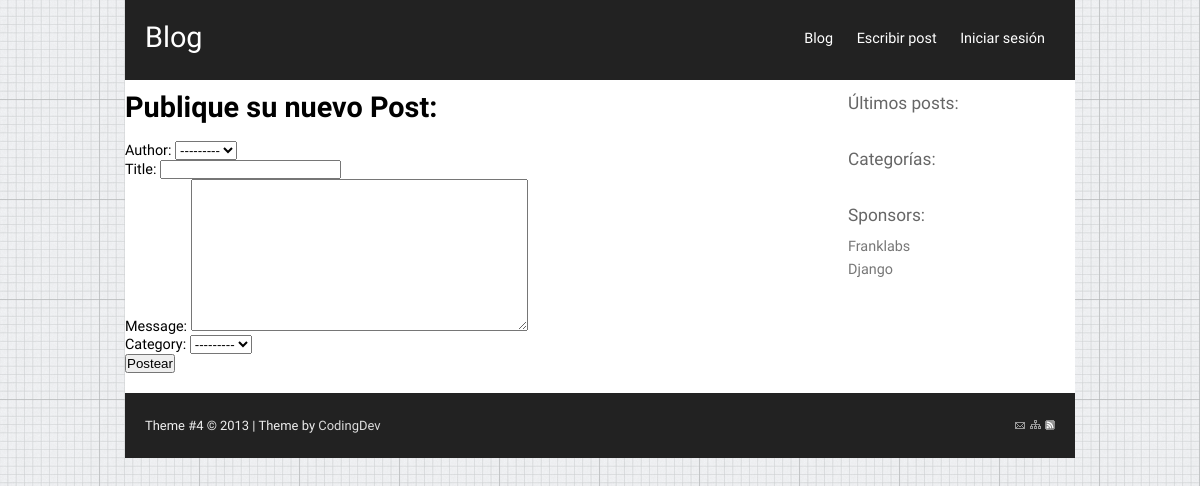
Page /write_post/ (signed in) on the earlier database version.
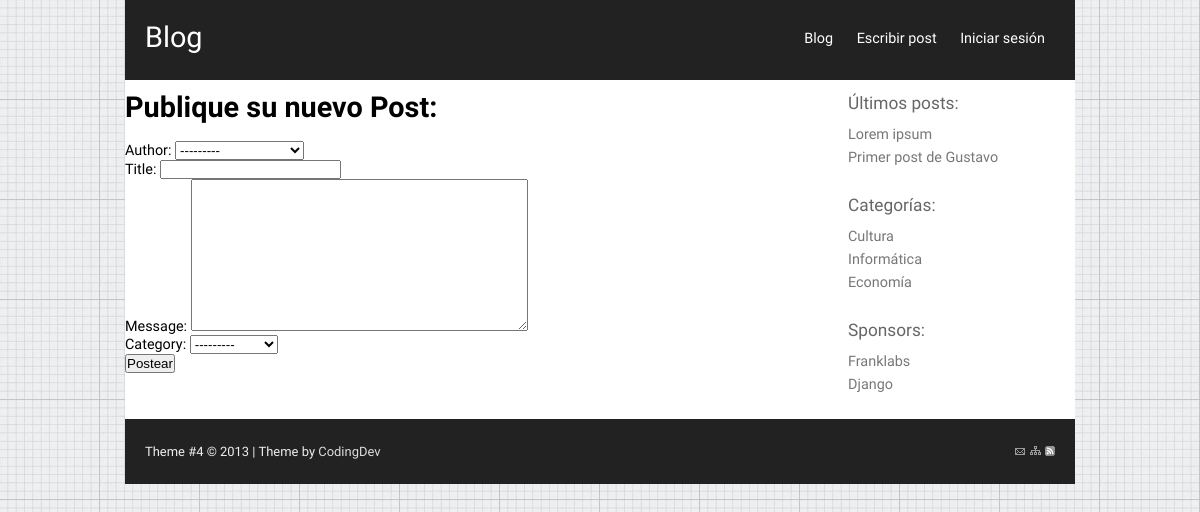
Same page on the later database version.
### post/models.py (models this page shows, shortened)
class Post(models.Model):
    author = models.ForeignKey(ProfileAuthor)
    title = models.CharField(max_length=200)
    message = models.TextField()
    category =models.ForeignKey(Category)
    date_posted = models.DateTimeField(default=datetime.datetime.now)

class Category(models.Model):
    name = models.CharField(max_length=200)
    def __unicode__(self):
        return "%s" % (self.name,)

### post/views.py (the view)
# urls.py: url(r'^write_post/$', 'post.views.write_post', name='write_new_post'),
@login_required
def write_post(request):
    lastposts = Post.objects.all()
    cat = Category.objects.all()
    layout = 'vertical'
    if request.method == 'POST':
        form = PostForm(request.POST)
        if form.is_valid():
            new_post = form.save(commit=False)
            new_post.save()
            return home(request)
    else:
        form = PostForm()
    return render_to_response('writepost.html', RequestContext(request, {
        'form': form,
        'layout': layout,
        'cat':cat,
        'lastposts':lastposts,
        }))

### post/forms.py
class PostForm(ModelForm):
    class Meta:
        model = Post
        exclude = ['date_posted']

### autor/models.py (called while the page is built)
    def __unicode__(self):
        return "%s" % (self.nombre,)

### templates/writepost.html (shortened to what this page needs)
{% extends 'base.html' %}
{% block content %}
    <h1>Publique su nuevo Post:</h1>
    <p>&nbsp;</p>
    <form class="form-{{ layout }}" action="" method="post">
        {{ form.as_p}}
        {% if layout == "horizontal" %}
            <p class="form-actions">
                <input type="submit" value="Postear" class="btn btn-primary">
            </p>
        {% else %}
            <input type="submit" value="Postear" class="btn btn-primary">
        {% endif %}
    </form>
{% endblock %}

### templates/base.html (shortened to what this page needs)
<!DOCTYPE html>
<html xmlns="http://www.w3.org/1999/xhtml">
<head>
	<link rel="stylesheet" type="text/css" href="{{STATIC_URL}}css/style.css" media="screen" />
</head>
<body>
<div id="wrap">
	<div id="header">
		<div id="headerlinks">
		<a href="/index/" title="Blog">Blog</a>
		<a href="/write_post/" title="Escribir post">Escribir post</a>
		<a href="/login/" title="Login">Iniciar sesión</a>
		</div>
		<h1><a href="#">Blog</a></h1>
	</div>
	<div id="sidebar">
		<h2>Últimos posts:</h2>
		<div class="box">
		<ul>
		{% for post in lastposts|slice:":10" %}
		<li><a href="/post/{{ post.id }}/">{{ post.title }}</a></li>
		{% endfor %}
		</ul>
		</div>
		<h2>Categorías:</h2>
		<div class="box">
		<ul>
		{% for categoria in cat %}
		<li><a href="/category/{{ categoria.id }}/">{{ categoria.name }}</a></li>
		{% endfor %}
		</ul>
		</div>
		<h2>Sponsors:</h2>
		<div class="box">
		<ul>
		<li><a href="http://www.franklabs.biz/">Franklabs</a></li>
		<li><a href="https://www.djangoproject.com/">Django</a></li>
		</ul>
		</div>
	</div>
{% block content %} {% endblock content %}
	<div id="footer">
		<div style="float: right;">
		<a href="#" title="Contact Us"><img src="{{STATIC_URL}}img/contact.gif" alt="Contact" /></a>
		<a href="#" title="Sitemap"><img src="{{STATIC_URL}}img/sitemap.gif" alt="Sitemap" /></a>
		<a href="#" title="Rss Feed"><img src="{{STATIC_URL}}img/rss.png" alt="Rss Feed" /></a>
		</div>
		Theme #4 &copy; 2013 | Theme by <a target="_blank" href="http://codingdev.de" title="CodingDev">CodingDev</a>
	</div>
</div>
</body>
</html>

Differences in the rows shown:
added Post: title "Lorem ipsum"
added Post: title "Primer post de Gustavo"
added Category: name "Cultura"
added Category: name "Informática"
added Category: name "Economía"
